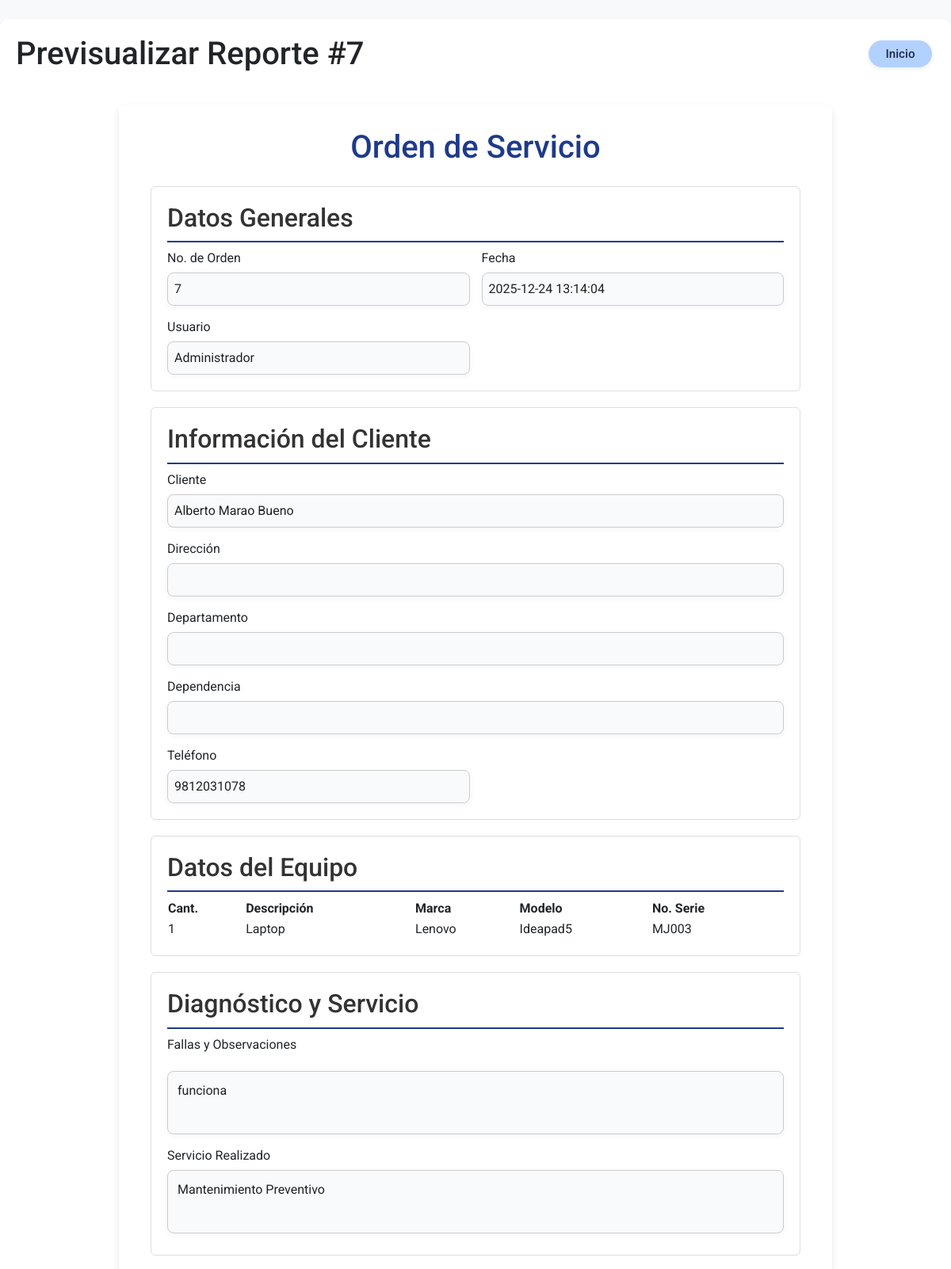
Page /impresion/reporte/7 (signed in, upper part) on the earlier database version.
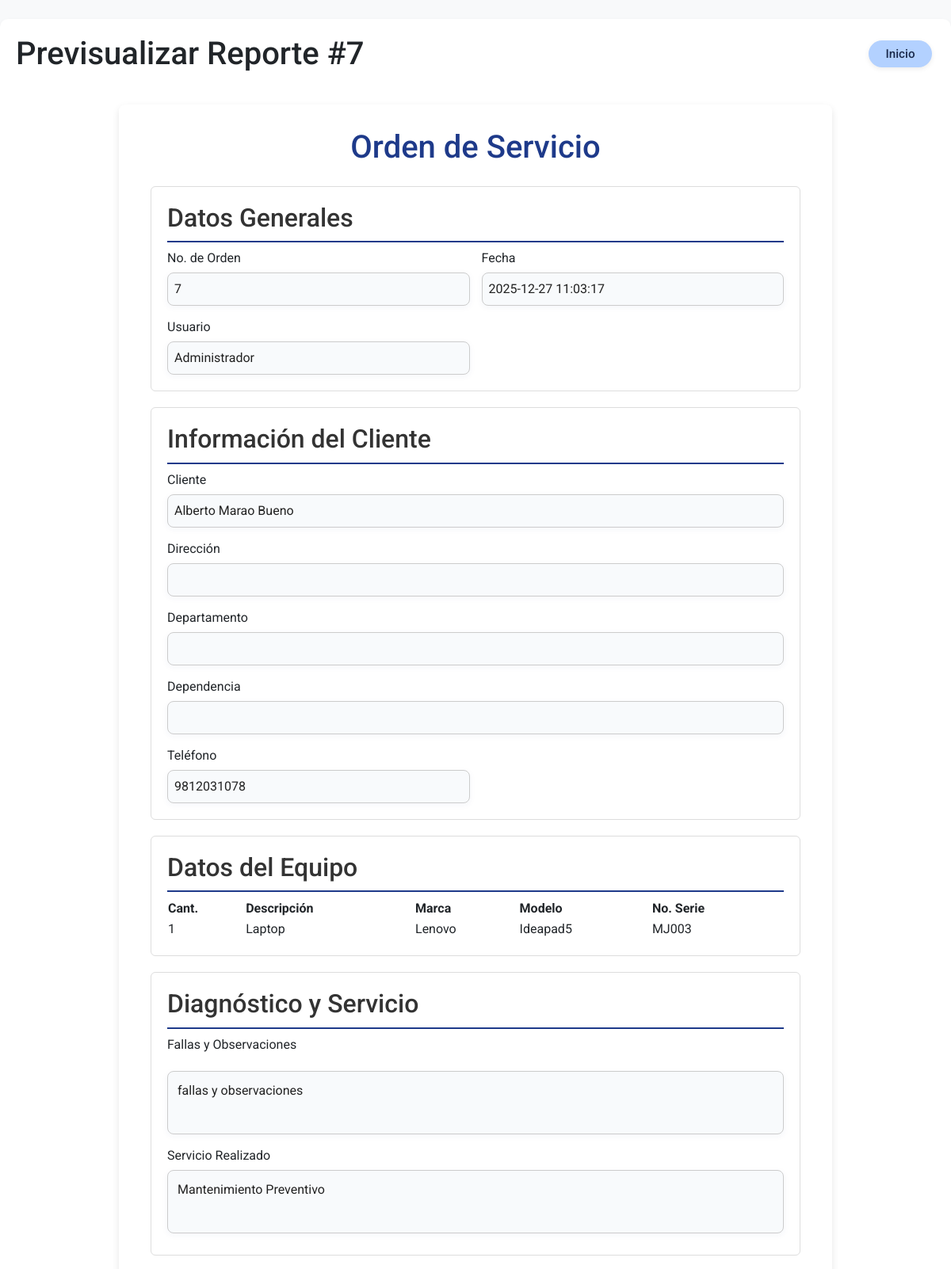
Same page on the later database version.
### tables this page shows
CREATE TABLE servicios (
                    id INTEGER PRIMARY KEY AUTOINCREMENT,
                    nombre TEXT NOT NULL,
                    primer_apellido TEXT NOT NULL,
                    segundo_apellido TEXT NOT NULL,
                    telefono TEXT NOT NULL,
                    tipo_equipo TEXT NOT NULL,
                    marca TEXT NOT NULL,
                    modelo TEXT NOT NULL,
                    serie TEXT,
                    servicio TEXT,
                    accesorios TEXT,
                    estado TEXT DEFAULT 'En diagnóstico',
                    notas TEXT,
                    foto_inicial TEXT,
                    foto_servicio TEXT,
                    foto_final TEXT,
                    fecha_registro TEXT,
                    fecha_entrega TEXT,
                    tecnico_actual TEXT
                );

### modules/impresion/routes.py (the view, shortened to what this page needs)
@impresion_bp.route('/reporte/<int:id>', methods=['GET', 'POST'])
@login_required
def reporte(id):
    def create_pdf(data):
        buffer = io.BytesIO()
        WIDTH, HEIGHT = letter
        HEADER_BLUE = colors.HexColor('#1E3A8A')
        GRAY_BG = colors.HexColor('#E5E7EB')
        p = canvas.Canvas(buffer, pagesize=letter)
        logo_path = os.path.join('static', 'images', 'logo.png')
        if os.path.exists(logo_path):
            p.drawImage(logo_path, WIDTH - 4.5*cm, HEIGHT - 2.5*cm, width=4*cm, height=2*cm, preserveAspectRatio=True, mask='auto')
        p.setFont('Helvetica', 8)
        p.drawString(1.5*cm, HEIGHT - 1*cm, data.get('membrete_nombre', 'MEX GROUP'))
        p.drawString(1.5*cm, HEIGHT - 1.4*cm, data.get('membrete_rfc', 'R.F.C MEL760421RH2   CURP: MEL760421HCCXNN03'))
        p.drawString(1.5*cm, HEIGHT - 1.8*cm, f"CEL: {data.get('celular', '9811310163')}   OFICINA: {data.get('membrete_telefono', '9811441303')}")
        p.drawString(1.5*cm, HEIGHT - 2.2*cm, data.get('membrete_direccion', 'CALLE 23 No 78 COL. PABLO GARCIA C.P. 24080'))
        p.drawString(1.5*cm, HEIGHT - 2.6*cm, data.get('membrete_ciudad', 'SAN FRANCISCO DE CAMPECHE, CAMP.'))
        p.setStrokeColor(HEADER_BLUE)
        p.setLineWidth(2)
        p.line(1.5*cm, HEIGHT - 3.2*cm, WIDTH - 1.5*cm, HEIGHT - 3.2*cm)
        p.setLineWidth(0.5)
        p.setStrokeColor(colors.black)
        p.setFont('Helvetica', 10)
        y_pos = HEIGHT - 5*cm
        p.drawString(WIDTH - 6*cm, y_pos + 0.6*cm, f"Fecha: {data.get('fecha', '')}")
        p.drawString(1.5*cm, y_pos, f"CLIENTE: {data.get('cliente', '')}")
        y_pos -= 1*cm
        p.drawString(1.5*cm, y_pos, f"DIRECCION: {data.get('direccion', '')}")
        y_pos -= 1*cm
        p.drawString(1.5*cm, y_pos, f"DEPARTAMENTO: {data.get('departamento', '')}")
        y_pos -= 1*cm
        p.drawString(1.5*cm, y_pos, f"DEPENDENCIA: {data.get('dependencia', '')}")
        y_pos -= 1*cm
        p.drawString(1.5*cm, y_pos, f"TEL: {data.get('tel', '')}")
        y_pos -= 1.5*cm
        p.setFillColor(HEADER_BLUE)
        p.rect(1.5*cm, y_pos, WIDTH - 3*cm, 0.8*cm, fill=1, stroke=0)
        p.setFillColor(colors.white)
        p.setFont('Helvetica-Bold', 10)
        p.drawCentredString(WIDTH / 2, y_pos + 0.3*cm, "DATOS DEL EQUIPO")
        y_pos -= 0.6*cm
        p.setFillColor(colors.black)
        p.setFont('Helvetica-Bold', 9)
        p.drawCentredString(2.5*cm, y_pos, "Cant.")
        p.drawCentredString(6*cm, y_pos, "Descripción")
        p.drawCentredString(10.5*cm, y_pos, "Marca")
        p.drawCentredString(14*cm, y_pos, "Modelo")
        p.drawCentredString(18*cm, y_pos, "No. De Serie")
        p.setFont('Helvetica', 9)
        y_pos -= 0.1*cm
        max_items = 1
        for i in range(max_items):
            y_pos -= 0.6*cm
            p.drawCentredString(2.5*cm, y_pos + 0.2*cm, data.get('eq_cant', '1'))
            p.drawString(4*cm, y_pos + 0.2*cm, data.get('eq_desc', ''))
            p.drawCentredString(10.5*cm, y_pos + 0.2*cm, data.get('eq_marca', ''))
            p.drawCentredString(14*cm, y_pos + 0.2*cm, data.get('eq_modelo', ''))
            p.drawCentredString(18*cm, y_pos + 0.2*cm, data.get('eq_serie', ''))
        y_pos -= 0.5*cm
        styles = getSampleStyleSheet()
        styleN = styles['Normal']
        styleN.fontSize = 9
        styleN.leading = 12
        def draw_section(x, y, width, height, title, content_text):
            p.setFont('Helvetica-Bold', 10)
            p.drawCentredString(x + width/2, y + height, title)
            p_content_height = 0
            if content_text:
                p_content = Paragraph(content_text.replace('\n', '<br/>'), styleN)
                w, p_content_height = p_content.wrapOn(p, width - 0.4*cm, height - 0.4*cm)
                p_content.drawOn(p, x + 0.2*cm, y + height - p_content_height - 0.2*cm)
            return y - (p_content_height + 0.5*cm)
        y_pos = draw_section(1.2*cm, y_pos - 3*cm, WIDTH - 3*cm, 3*cm, "FALLAS Y OBSERVACIONES", data.get('fallas', ''))
        y_pos = draw_section(1.2*cm, y_pos - 1*cm, WIDTH - 3*cm, 3*cm, "SERVICIO REALIZADO", data.get('servicio', ''))
        p.setFont('Helvetica-Bold', 10)
        p.drawCentredString(WIDTH / 2, y_pos, "IMÁGENES DEL SERVICIO")
        y_pos -= 0.2*cm
        image_data = [
            ("Foto Inicial", data.get('foto_inicial')),
            ("Foto de Servicio", data.get('foto_servicio')),
            ("Foto Final", data.get('foto_final'))
        ]
        valid_images = [(label, path) for label, path in image_data if path and os.path.exists(path)]
        if valid_images:
            num_images = len(valid_images)
            total_spacing = (num_images - 1) * 0.2*cm
            img_width = (WIDTH - 3.5*cm - total_spacing) / num_images
            img_height = img_width * (3/4) # Proporción 4:3
            x_start = 2*cm
            y_pos -= img_height
            for i, (label, img_path) in enumerate(valid_images):
                current_x = x_start + i * (img_width + 0.2*cm)
                p.drawImage(img_path, current_x, y_pos, width=img_width, height=img_height, preserveAspectRatio=True, mask='auto')
                p.setFont('Helvetica', 7)
                p.drawCentredString(current_x + img_width/2, y_pos - 0.4*cm, label)
        else:
            p.setFont('Helvetica', 9)
            p.drawCentredString(WIDTH / 2, y_pos - 0.5*cm, "No hay imágenes adjuntas.")
        y_pos -= 1*cm # Espacio extra después de las imágenes
        p.line(2*cm, 3*cm, 9*cm, 3*cm)
        p.drawCentredString(5.5*cm, 2.6*cm, f"{data.get('cliente', '')}")
        p.line(12*cm, 3*cm, 19*cm, 3*cm)
        p.drawCentredString(15.5*cm, 2.6*cm, f"{data.get('usuario', '')}")
        p.setFont('Helvetica-Bold', 7)
        p.drawString(1.5*cm, 2*cm, "DATOS BANCARIOS:")
        p.setFont('Helvetica', 7)
        p.drawString(1.5*cm, 1.7*cm, "BANCOMER")
        p.drawString(1.5*cm, 1.4*cm, "NUMERO DE CUENTA: 0175530334")
        p.drawString(1.5*cm, 1.1*cm, "NUMERO DE TRANSFERENCIA: 012050001755303345")
        p.setFont('Helvetica-Bold', 7)
        p.drawString(WIDTH - 6*cm, 2*cm, "CORREOS:")
        p.setFont('Helvetica', 7)
        p.drawString(WIDTH - 6*cm, 1.7*cm, "mexgroup2009@hotmail.es")
        p.drawString(WIDTH - 6*cm, 1.4*cm, "mexgroupventas@hotmail.com")
        p.drawString(WIDTH - 6*cm, 1.1*cm, "j_mex_r1@hotmail.com")
        for idx, img in enumerate(['item1.png', 'item2.png', 'item3.png', 'item4.png']):
            img_path = os.path.join('static', 'images', img)
            y_img = [HEIGHT - 5*cm, HEIGHT - 11*cm, HEIGHT - 15*cm, 6*cm][idx]
            if os.path.exists(img_path):
                p.drawImage(img_path, 0.2*cm, y_img, width=1*cm, preserveAspectRatio=True, mask='auto')
        p.save()
        buffer.seek(0)
        return buffer
    servicio = db.query("SELECT * FROM servicios WHERE id = ?", (id,))
    if not servicio:
        flash("Servicio no encontrado", "error")
        return redirect(url_for('tecnico.panel'))
    servicio = servicio[0]
    membrete = session.get('membrete', {
        'nombre': 'MEX GROUP',
        'direccion': 'Calle 23 entre 10 y 12 Pablo Garcia',
        'telefono': '9811441303',
        'celular': '9811310163',
        'departamento': '',
        'dependencia': ''
    })
    return render_template('impresion.html', servicio=servicio, membrete=membrete)

### app.py (called while the page is built)
@login_manager.user_loader
def load_user(user_id):
    from db import DatabaseSingleton
    db = DatabaseSingleton()
    user_data = db.query("SELECT * FROM usuarios WHERE id = ? AND activo = 1", (user_id,))
    if user_data:
        from models import User
        return User(user_data[0]['id'], user_data[0]['nombre'], user_data[0]['usuario'], user_data[0]['rol'], user_data[0]['activo'])
    return None

### db.py (called while the page is built)
    def __new__(cls):
        if cls._instance is None:
            cls._instance = super().__new__(cls)
            cls._instance.conn = sqlite3.connect(Config.DATABASE_PATH, check_same_thread=False)
            cls._instance.conn.row_factory = sqlite3.Row
            cls._instance.init_db()
        return cls._instance

    def query(self, sql, params=()):
        cursor = self.conn.cursor()
        cursor.execute(sql, params)
        result = cursor.fetchall()
        cursor.close()
        return result

### templates/impresion.html (shortened to what the changed rows need)
<!DOCTYPE html>
<html>
<head>
    <link href="https://cdn.jsdelivr.net/npm/bootstrap@5.3.0/dist/css/bootstrap.min.css" rel="stylesheet">
    <link rel="stylesheet" href="/static/css/global.css">
    <link rel="stylesheet" href="/static/css/estilos.css">
</head>
<body>
    <div class="container mt-4">
        <div class="d-flex justify-content-between align-items-center mb-3">
            <h1 class="mb-0">Previsualizar Reporte #{{ servicio['id'] }}</h1>
            <a href="{{ url_for('index') }}" class="btn-regresar btn-form-main inicio-top-right ms-3" title="Inicio">Inicio</a>
        </div>
        <div class="reporte-preview" style="background-color: white; padding: 30px 40px; border-radius: 8px; box-shadow: 0 4px 10px rgba(0,0,0,0.1); max-width: 900px; margin: 40px auto;">
            <h1 style="color: #1E3A8A; text-align: center; margin-bottom: 25px;">Orden de Servicio</h1>
            <div class="form-section" style="border: 1px solid #ddd; padding: 20px; border-radius: 6px; margin-bottom: 20px;">
                <h2 style="color: #333; border-bottom: 2px solid #1E3A8A; padding-bottom: 10px;">Datos Generales</h2>
                <div style="display: grid; grid-template-columns: repeat(auto-fit, minmax(250px, 1fr)); gap: 15px;">
                    <div><label>No. de Orden</label><input type="text" value="{{ servicio['id'] }}" readonly class="reporte-input"></div>
                    <div><label>Fecha</label><input type="text" value="{{ servicio['fecha_entrega'] or datetime.now().strftime('%d/%m/%Y') }}" readonly class="reporte-input"></div>
                    <div><label>Usuario</label><input type="text" value="{{ servicio['tecnico_actual'] or 'Sin asignar' }}" readonly class="reporte-input"></div>
                </div>
            </div>
            <div class="form-section" style="border: 1px solid #ddd; padding: 20px; border-radius: 6px; margin-bottom: 20px;">
                <h2 style="color: #333; border-bottom: 2px solid #1E3A8A; padding-bottom: 10px;">Información del Cliente</h2>
                <div style="display: grid; grid-template-columns: repeat(auto-fit, minmax(250px, 1fr)); gap: 15px;">
                        <div style="grid-column: 1 / -1;"><label>Cliente</label><input type="text" value="{{ servicio['nombre'] }} {{ servicio['primer_apellido'] }} {{ servicio['segundo_apellido'] }}" readonly class="reporte-input"></div>
                        <div><label>Teléfono</label><input type="text" value="{{ servicio['telefono'] }}" readonly class="reporte-input"></div>
                </div>
            </div>
            <div class="form-section" style="border: 1px solid #ddd; padding: 20px; border-radius: 6px; margin-bottom: 20px;">
                <h2 style="color: #333; border-bottom: 2px solid #1E3A8A; padding-bottom: 10px;">Datos del Equipo</h2>
                <table style="width: 100%; border-collapse: collapse;">
                    <thead>
                        <tr>
                            <th>Cant.</th>
                            <th>Descripción</th>
                            <th>Marca</th>
                            <th>Modelo</th>
                            <th>No. Serie</th>
                        </tr>
                    </thead>
                    <tbody>
                        <tr>
                            <td>1</td>
                            <td>{{ servicio['tipo_equipo'] }}</td>
                            <td>{{ servicio['marca'] }}</td>
                            <td>{{ servicio['modelo'] }}</td>
                            <td>{{ servicio['serie'] or 'No especificada' }}</td>
                        </tr>
                    </tbody>
                </table>
            </div>
            <div class="form-section" style="border: 1px solid #ddd; padding: 20px; border-radius: 6px; margin-bottom: 20px;">
                <h2 style="color: #333; border-bottom: 2px solid #1E3A8A; padding-bottom: 10px;">Diagnóstico y Servicio</h2>
                <div style="display: grid; grid-template-columns: 1fr; gap: 15px;">
                    <label>Fallas y Observaciones</label>
                    <textarea readonly class="reporte-textarea">{{ servicio['notas'] or 'Sin notas' }}</textarea>
                </div>
                <div style="grid-column: 1 / -1; margin-top: 15px;">
                    <label>Servicio Realizado</label>
                    <textarea readonly class="reporte-textarea">{{ servicio['servicio'] }}</textarea>
                </div>
            </div>
        </div>
    </div>
</body>
</html>

Differences in the rows shown:
changed servicios "Laptop": fecha_entrega "2025-12-24 13:14:04" → "2025-12-27 11:03:17"; notas "funciona" → "fallas y observaciones"
